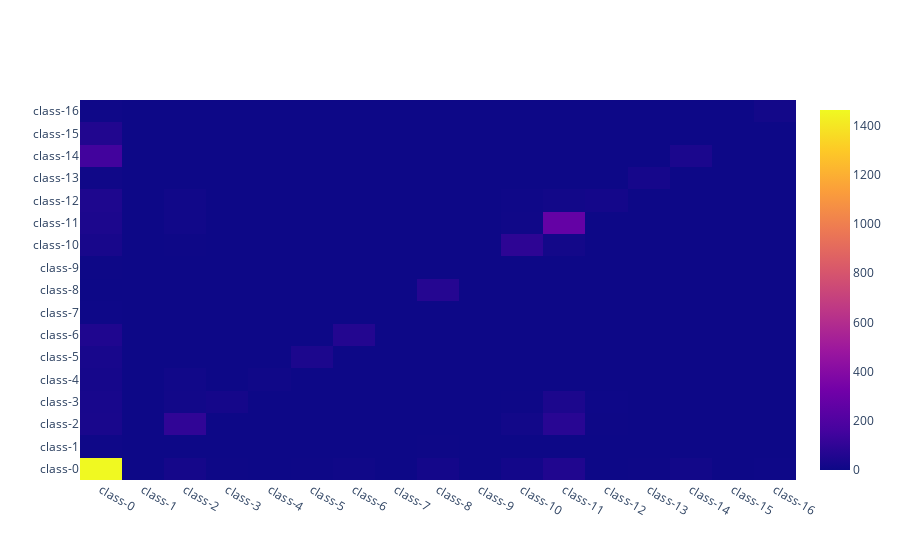

Notebook code cell kept with this figure:
### Code cell
# !pip install plotly
import plotly.graph_objects as go

fig = go.Figure(data=go.Heatmap(
                   z= confusion_matrix(y_test, y_pred),
                   x=[f'class-{i}' for i in np.unique(df.loc[:, 'class'].values)],
                   y=[f'class-{i}' for i in np.unique(df.loc[:, 'class'].values)],
                   hoverongaps = False))
fig.show()

### Figure 1 — Plotly figure (JSON) as saved in the notebook; plotly's stock layout.template omitted (floating-point values rounded to 4 significant figures; data arrays with more than 128 entries replaced by an {"elided": "..."} marker saying what was removed)
{"data": [{"hoverongaps": false, "type": "heatmap", "x": ["class-0", "class-1", "class-2", "class-3", "class-4", "class-5", "class-6", "class-7", "class-8", "class-9", "class-10", "class-11", "class-12", "class-13", "class-14", "class-15", "class-16"], "y": ["class-0", "class-1", "class-2", "class-3", "class-4", "class-5", "class-6", "class-7", "class-8", "class-9", "class-10", "class-11", "class-12", "class-13", "class-14", "class-15", "class-16"], "z": {"elided": "17x17 int values"}}], "layout": {}}
